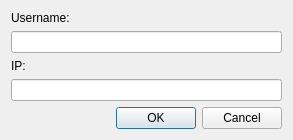
<?xml version="1.0" encoding="UTF-8"?>
<ui version="4.0">
 <class>Dialog</class>
 <widget class="QDialog" name="Dialog">
  <property name="geometry">
   <rect>
    <x>0</x>
    <y>0</y>
    <width>293</width>
    <height>136</height>
   </rect>
  </property>
  <property name="windowTitle">
   <string>Dialog</string>
  </property>
  <layout class="QVBoxLayout" name="verticalLayout">
   <item>
    <widget class="QLabel" name="label">
     <property name="text">
      <string>Username:</string>
     </property>
    </widget>
   </item>
   <item>
    <widget class="QLineEdit" name="leUserName"/>
   </item>
   <item>
    <widget class="QLabel" name="label_2">
     <property name="text">
      <string>IP:</string>
     </property>
    </widget>
   </item>
   <item>
    <widget class="QLineEdit" name="leIp">
     <property name="locale">
      <locale language="English" country="UnitedStates"/>
     </property>
    </widget>
   </item>
   <item>
    <widget class="QDialogButtonBox" name="buttonBox">
     <property name="locale">
      <locale language="English" country="UnitedStates"/>
     </property>
     <property name="orientation">
      <enum>Qt::Horizontal</enum>
     </property>
     <property name="standardButtons">
      <set>QDialogButtonBox::Cancel|QDialogButtonBox::Ok</set>
     </property>
    </widget>
   </item>
  </layout>
 </widget>
 <resources/>
 <connections>
  <connection>
   <sender>buttonBox</sender>
   <signal>accepted()</signal>
   <receiver>Dialog</receiver>
   <slot>accept()</slot>
   <hints>
    <hint type="sourcelabel">
     <x>248</x>
     <y>254</y>
    </hint>
    <hint type="destinationlabel">
     <x>157</x>
     <y>274</y>
    </hint>
   </hints>
  </connection>
  <connection>
   <sender>buttonBox</sender>
   <signal>rejected()</signal>
   <receiver>Dialog</receiver>
   <slot>reject()</slot>
   <hints>
    <hint type="sourcelabel">
     <x>316</x>
     <y>260</y>
    </hint>
    <hint type="destinationlabel">
     <x>286</x>
     <y>274</y>
    </hint>
   </hints>
  </connection>
 </connections>
</ui>
